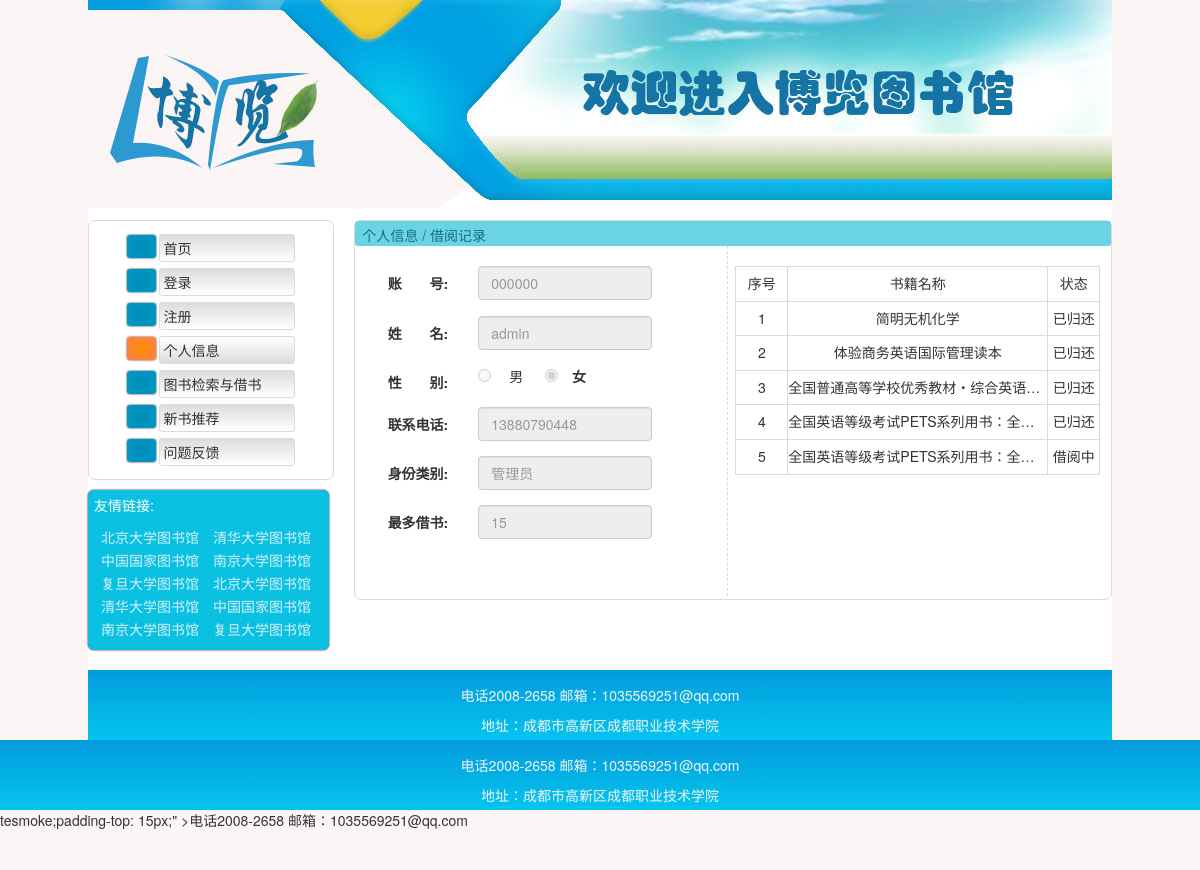
Screenshot of /代码/own.php (signed in) with the database file from the repository.
### tables this page shows
CREATE TABLE `reader` (
  `id` varchar(11) NOT NULL,
  `user_name` varchar(20) NOT NULL,
  `user_sex` varchar(1) NOT NULL,
  `is_vip` varchar(1) NOT NULL DEFAULT '否',
  `user_pw` varchar(32) NOT NULL,
  `user_type` int(1) NOT NULL DEFAULT '0',
  `user_tel` varchar(11) NOT NULL
);

CREATE TABLE `user_type` (
  `id` int(11) NOT NULL,
  `type` varchar(11) NOT NULL,
  `max_num` int(11) NOT NULL
);

CREATE TABLE `record` (
  `id` int(11) NOT NULL,
  `book_id` varchar(6) NOT NULL,
  `user_id` varchar(11) NOT NULL,
  `st_time` datetime NOT NULL,
  `end_time` datetime DEFAULT NULL,
  `status` int(1) DEFAULT '0',
  `xu_jie` int(1) NOT NULL DEFAULT '0',
  `return_time` datetime DEFAULT NULL
);

CREATE TABLE `books` (
  `id` int(6) UNSIGNED ZEROFILL NOT NULL,
  `book_name` varchar(100) NOT NULL,
  `writer` varchar(100) NOT NULL,
  `publish` int(20) NOT NULL,
  `number` int(3) NOT NULL DEFAULT '1',
  `price` float NOT NULL,
  `book_classify` int(10) NOT NULL,
  `page` int(5) NOT NULL,
  `had_num` int(3) DEFAULT NULL,
  `in_time` datetime DEFAULT NULL
);

### 代码/manage/mainClass.php (called while the page is built, shortened)
<?php
class database
{
    private $conn;
    public function __construct()
    {
        $dsn = "mysql:host=localhost;dbname=lms";
        try {
            $this->conn = new PDO($dsn, 'root', '');
            $this->conn->query("set names utf8");
        } catch (PDOException $e) {
            exit("连接数据库错误:" . $e->getMessage());
        }
    }
    public function owner_information($id)
    {
        $sth = $this->conn->prepare("SELECT r.*,u.type,u.max_num FROM reader r LEFT JOIN user_type u on r.user_type = u.id WHERE  r.id=$id");
        $sth -> execute();
        return $sth -> fetchAll(PDO::FETCH_ASSOC);
    }
    public function own($id)
    {
        $sth = $this->conn->prepare("SELECT r.book_id,b.book_name,r.status FROM record r LEFT JOIN books b on r.book_id=b.id WHERE r.user_id=$id");
        $sth -> execute();
        return $sth -> fetchAll(PDO::FETCH_ASSOC);
    }
    public function own_num($id){
        $sth = $this->conn->prepare("SELECT COUNT(book_id) FROM record WHERE user_id=$id");
        $sth -> execute();
        return $sth -> fetchAll(PDO::FETCH_ASSOC);
    }
}

### 代码/own.php (the view, shortened to what this page needs)
<!DOCTYPE html>
<html lang="en">
<head>
    <link rel="stylesheet" href="./css/reset.css">
    <link rel="stylesheet" type="text/css" href="css/bootstrap.min.css">
</head>
<body>
<div class="wrap clean_fix">
    <header>
        <h1><span>欢迎进入博览图书馆官网</span></h1>
    </header>
    <div class="main clean_fix">
        <section class="aside_nav clean_fix">
            <div class="box">
                <ul class="na">
                    <li><span></span><a href="index.php">首页</a></li>
                    <li><span></span><a href="login.html">登录</a></li>
                    <li><span></span><a href="reg.html">注册</a></li>
                    <li id="action"><span></span><a href="own.php">个人信息</a></li>
                    <li><span></span><a href="borrow.php">图书检索与借书</a></li>
                    <li><span></span><a href="new_book.php">新书推荐</a></li>
                    <li><span></span><a href="fankui.php">问题反馈</a></li>
                </ul>
            </div>
            <ul class="friend_links clean_fix">
                <p class="font">友情链接:</p>
                <li><a href="#">北京大学图书馆</a></li>
                <li><a href="#">清华大学图书馆</a></li>
                <li><a href="#">中国国家图书馆</a></li>
                <li><a href="#">南京大学图书馆</a></li>
                <li><a href="#">复旦大学图书馆</a></li>
                <li><a href="#">北京大学图书馆</a></li>
                <li><a href="#">清华大学图书馆</a></li>
                <li><a href="#">中国国家图书馆</a></li>
                <li><a href="#">南京大学图书馆</a></li>
                <li><a href="#">复旦大学图书馆</a></li>
            </ul>
        </section>
        <section class="g-right clean_fix">
            <div class="library_Terse">
                <div class="title">
                    <?php
                    $id=$_SESSION['login'];
                    include './manage/mainClass.php';
                    $db = new database();
                    $res = $db->owner_information($id);
                    ?>
                    <p>个人信息 / 借阅记录</p>
                </div>
                <div class="main">
                    <div class="own xi">
                        <form class="form-horizontal">
                            <div class=" form-group">
                                <label for="account" class="col-sm-3 control-label" />账&emsp;&emsp;号:</label>
                                <div class="col-sm-9">
                               <input type="text" class="form-control w" disabled="disabled" placeholder="<?php echo $res[0]['id']; ?>">
                                </div>
                                <span class="col-sm-offset-3 col-sm-10 checkAccount"></span>
                            </div>
                            <div class=" form-group">
                                <label class="col-sm-3 control-label" >姓&emsp;&emsp;名:</label>
                                <div class="col-sm-9">
                                    <input type="text" class="form-control w" disabled="disabled" placeholder="<?php echo $res[0]['user_name']; ?>">
                                </div>
                            </div>
                            <div class="form-group">
                                <label for="sex" class="col-sm-3 control-label">性&emsp;&emsp;别:</label>
                                <div class="col-sm-9">
                                    <labe class="sex">
                                        <input type="radio" name="sex" value="男" disabled="disabled"
                                              > &emsp;男 &emsp;</labe>
                                        <label class="sex">
                                            <input type="radio" name="sex" disabled="disabled"
                                                <?php
                                                $sex=$res[0]['user_sex'];
                                                if($sex=="女") {
                                                    ?>
                                                    checked
                                                    <?php
                                                }?>
                                                   value="女">&emsp;女</label>
                                </div>
                            </div>
                            <div class="form-group">
                                <label for="tel" class="col-sm-3 control-label">联系电话:</label>
                                <div class="col-sm-9">
                                    <input  class="form-control w" disabled="disabled" placeholder="<?php echo $res[0]['user_tel']; ?>">
                                </div>
                            </div>
                            <div class="form-group">
                                <label for="userType" class="col-sm-3 control-label">身份类别:</label>
                                <div class=" col-sm-9">
                                    <input class="form-control w" disabled="disabled" placeholder="<?php echo $res[0]['type']; ?>">
                                </div>
                            </div>
                            <div class="form-group">
                                <label for="userType" class="col-sm-3 control-label">最多借书:</label>
                                <div class=" col-sm-9">
                                    <input  class="form-control w" disabled="disabled" placeholder="<?php echo $res[0]['max_num'] ?>">
                                </div>
                            </div>
                        </form>
                    </div>
                    <div class="own">
                        <?php
                        $id=$_SESSION['login'];
                        $res = $db->own($id);
                        $res_num = $db->own_num($id);
                        ?>
                        <table style="width:100%;margin-top: 20px" class="xinxi table_content">
                            <thead>
                            <td style="width:10%">序号</td>
                            <td style="width:50%">书籍名称</td>
                            <td width="10%">状态</td>
                            </thead>
                            <tbody>
                            <?php
                            for($i=0;$i<$res_num[0]['COUNT(book_id)'];$i++){?>
                                <tr>
                                    <td>  <?php
                                      $num = $i+1;
                                      echo $num;
                                        ?>
                                    </td>
                                    <td title=' <?php echo $res[$i]['book_name']; ?> '> <?php
                                        echo @$res[$i]['book_name'];
                                        ?>
                                    </td>
                                    <td><?php
                                        if(@$res[$i]['status']==4){
                                            echo "已预定";
                                        }elseif(@$res[$i]['status']==3) {
                                            echo "已超期";
                                        }elseif(@$res[$i]['status']==2) {
                                            echo "已归还";
                                        }elseif(@$res[$i]['status']==1) {
                                            echo "借阅中";
                                        }else{
                                            echo "预定中";
                                        }
                                        }
                                        ?>
                                     </td>
                                </tr>
                            </tbody>
                        </table>
                    </div>
                </div>
            </div>
        </section>
    </div>
    <footer>
        <p style="text-align: center ;color: whitesmoke;padding-top: 15px;" >电话2008-2658    邮箱：1035569251@qq.com</p>
        <p style="text-align: center; color: whitesmoke">地址：成都市高新区成都职业技术学院</p>
    </footer>
</div>
</body>
</html>
    <footer>
        <p style="text-align: center ;color: whitesmoke;padding-top: 15px;" >电话2008-2658    邮箱：1035569251@qq.com</p>
        <p style="text-align: center; color: whitesmoke">地址：成都市高新区成都职业技术学院</p>
    </footer>
</body>
</html>
        <p style="text-align: center; color: whitesmoke">地址：成都市高新区成都职业技术学院</p>
</body>
</html>

### 代码/own.php (style rules this page uses)
body { background-color:#fbf5f5 ; }
.clean_fix { *zoom: 1; }
.clean_fix:after { content: ''; display: table; clear: both; }
.wrap { background-color: white; width: 100%; max-width: 1024px; height: 100%; margin: auto; }
h1 { -webkit-margin-before: 0; -webkit-margin-after: 0; margin: 0; width: 100%; height: 210px; background-image: url("./img/logo.jpg"); background-repeat: no-repeat; }
.aside_nav { width: 24%; float: left; margin: 10px 0; }
.box { border: 1px solid #dadada; border-radius: 7px; padding: 7px 0; }
.aside_nav .na { position: relative; width: 70%; margin: auto; }
.aside_nav .na span { display: block; width: 29px; height: 22.8px; border-radius: 3px; position: absolute; background-color: #008cba; background: radial-gradient(circle farthest-corner, #008cba, #0099c3); box-shadow: 0px 0px 2px #000; left: -33px; top: 0; }
.aside_nav .na li { list-style-type: none; width: 80%; padding: 3px 0 3px 4px; margin: 6px 0 6px 33px; border: 1px #dadada solid; border-radius: 3px; background: linear-gradient(180deg, gainsboro, white); position: relative; }
.aside_nav .na li a { text-decoration: none; color: #333; }
.friend_links { background-color: #0ac1e1; width: 98%; margin-top: 10px; border-radius: 6px; box-shadow: 0px 0px 2px #000; padding: 5px 0 10px 6px; }
.friend_links li { float: left; padding:2px 7px 1px 7px; }
.friend_links li a { text-decoration: none; color: #d7effa; }
.font { color: white; }
.g-right { float: right; margin-left: 1%; width: 74%; }
.g-right > div { float: left; width: 100%; height: 380px; border: 1px solid #dadada; border-radius: 7px; margin: 10px 0; }
.g-right .title { height: 30px; border-radius: 3px; padding:4px 0 0 7px; color: #1b6d85; background-color: #6ad4e6; }
.own { float: left; margin-left: 1%; width: 48.3%; height:350px; }
.xi { border-right: 1px dashed #dadada; padding-top:20px ; padding-left: 3%; }
.w { width: 70%; }
.na>li>a { display: block; width: 100%; }
.g-right .title { height: 25px; border-radius: 3px; padding:4px 0 0 7px; color: #1b6d85; background-color: #6ad4e6; }
table { table-layout: fixed; }
table td { overflow:hidden; white-space:nowrap; text-overflow:ellipsis; line-height:2.4; text-align: center; }
footer { height: 70px; background: linear-gradient(180deg, #039bdc, #04c5ee); }
#action span { background: radial-gradient(circle farthest-corner, darkorange, coral); box-shadow: 0px 0px 2px #000; }
#action { background: linear-gradient(180deg, white, gainsboro); }
.xinxi td { border: 1px #dadada solid; }

### rows the page displays
reader: id "000000", user_name "admin", user_sex "☑ 女", user_tel "13880790448", user_type.type "管理员", user_type.max_num "15"
record: num "1", books.book_name "简明无机化学", shows "已归还"
record: num "2", books.book_name "体验商务英语国际管理读本", shows "已归还"
record: num "3", books.book_name "全国普通高等学校优秀教材・综合英语…", shows "已归还"
record: num "4", books.book_name "全国英语等级考试PETS系列用书：全…", shows "已归还"
record: num "5", books.book_name "全国英语等级考试PETS系列用书：全…", shows "借阅中"
